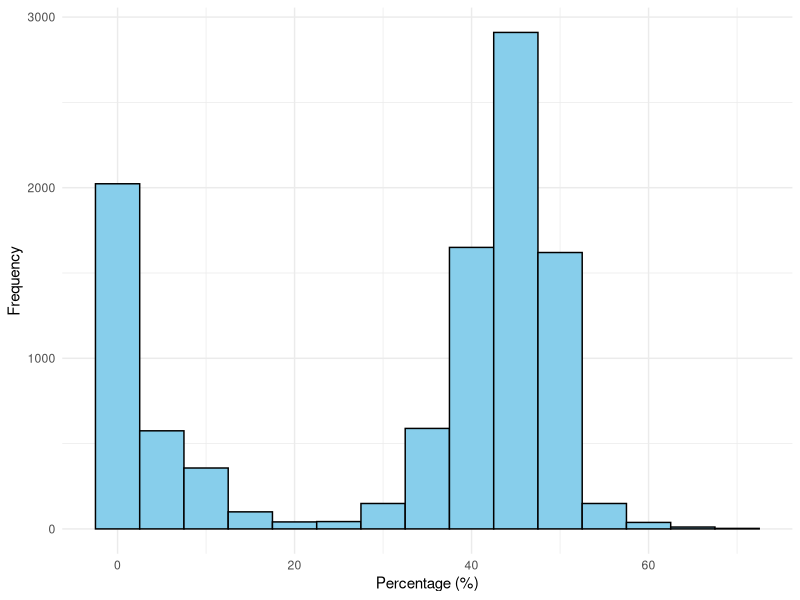
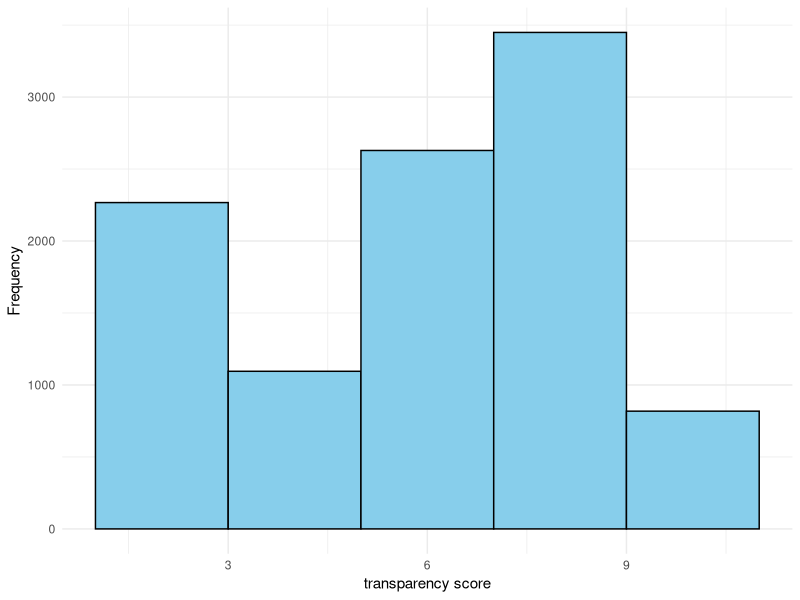
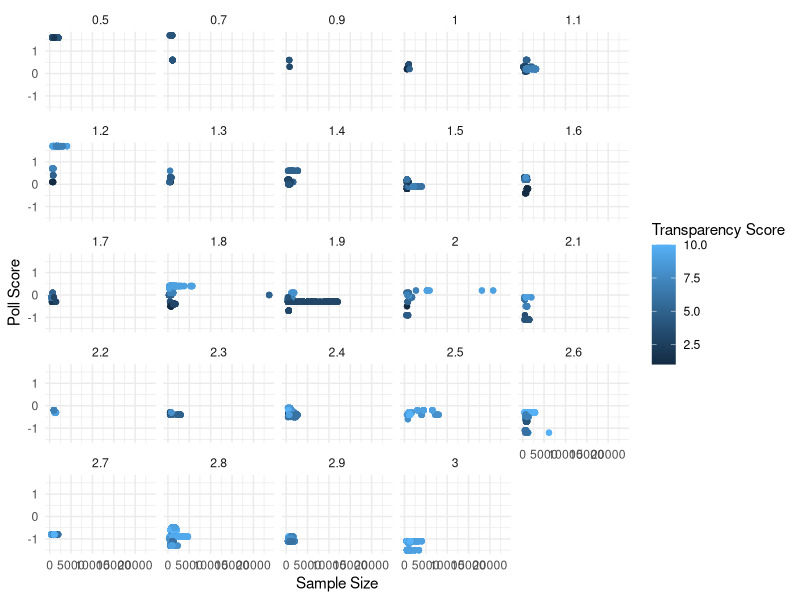
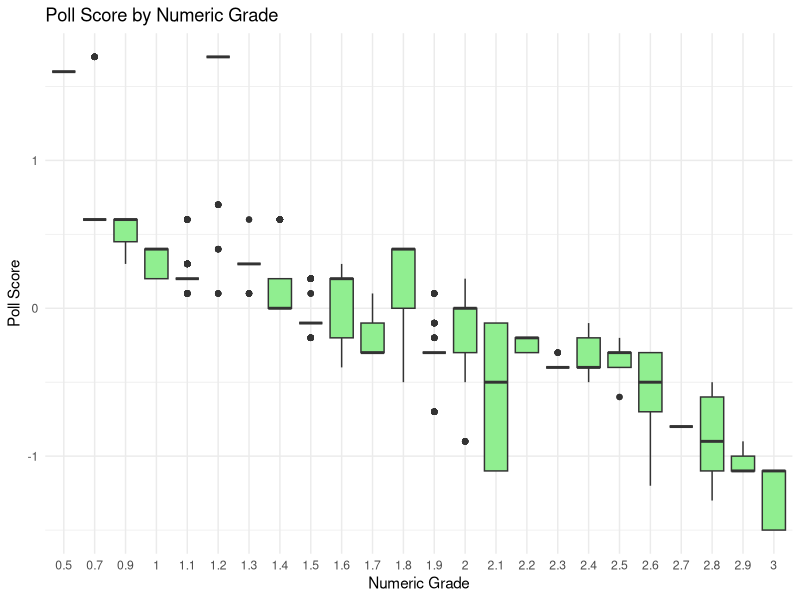
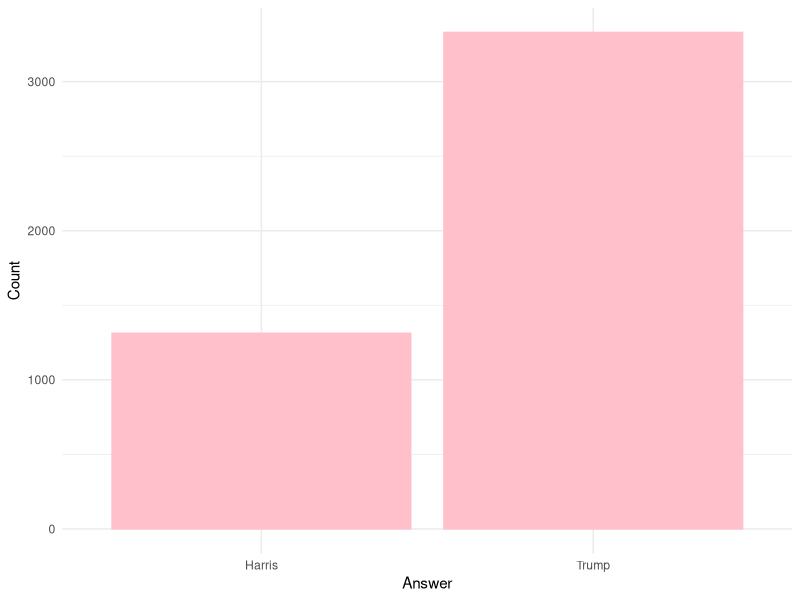
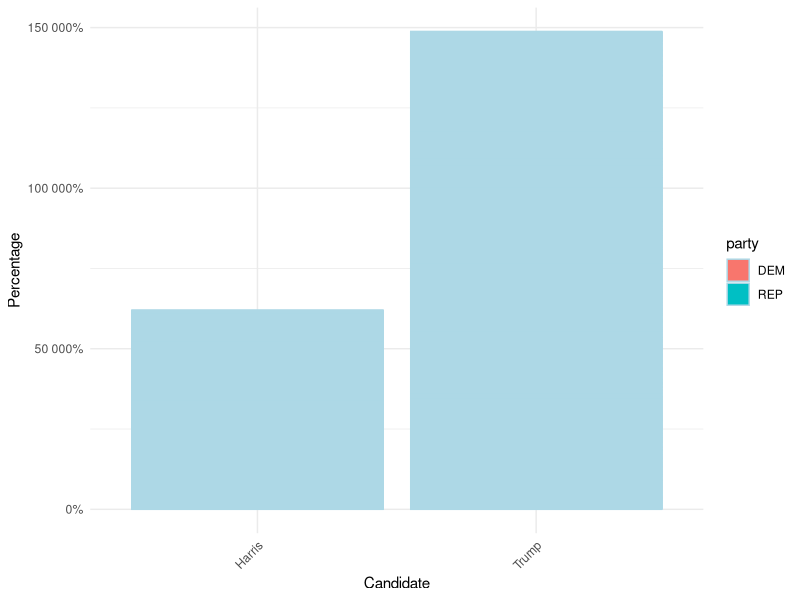
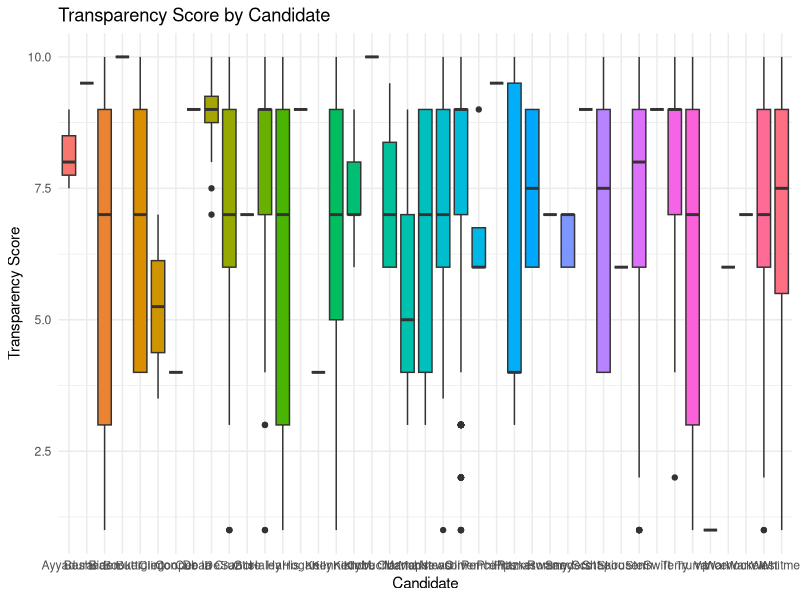
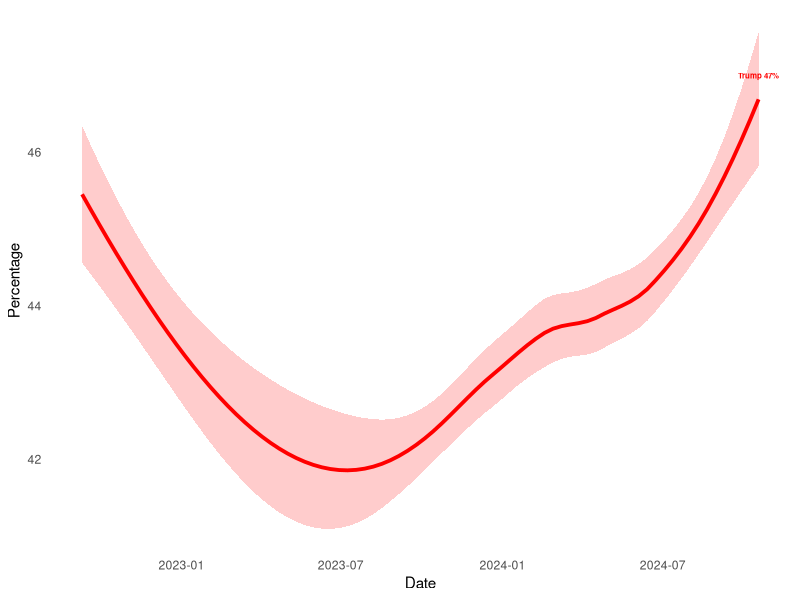

The R script that drew these images, in order:
## ---- chunk 1
#| include: false
#| warning: false
#| message: false

library(tidyverse)
library(readr)
library(dplyr)
library(knitr)

clean_data <- read_csv("../data/01-raw_data/clean_data.csv")
nyt_data <- read_csv("../data/02-analysis_data/NYT_data.csv")
cleaned_data <- read_csv("../data/02-analysis_data/cleaned_data.csv")
model_data <- read_csv("../data/02-analysis_data/cleaned_data.csv")
## ---- chunk 2
#| echo: false
#| eval: true
#| label: tbl-cleaned_data
#| tbl-cap: "Sample Cleaned Data"
#| warning: false

cleaned_data |>
  select(answer,pct,pollster,methodology,sample_size) |>      # Select the first 3 columns
  head(5) |>
  kable(
    col.names = c("Answer","Percentage","Pollster","Methodology","Sample Size"),  # Automatically get the first 3 column names to match data
    booktabs = TRUE
  )
## ---- chunk 3
#| label: fig-percentage
#| fig-cap: Distribution of Percentage
#| echo: false
#| warning: false
#| message: false
ggplot(cleaned_data, aes(x = pct)) +
  geom_histogram(binwidth = 5, fill = "skyblue", color = "black") +
  labs(x = "Percentage (%)", y = "Frequency") +
  theme_minimal()
## ---- chunk 4
#| label: fig-distribution_transparency_score
#| fig-cap: Distribution of transparency score
#| echo: false
#| warning: false
#| message: false
ggplot(cleaned_data, aes(x = transparency_score)) +
  geom_histogram(binwidth = 2, fill = "skyblue", color = "black") +
  labs(x = "transparency score", y = "Frequency") +
  theme_minimal()
## ---- chunk 5
#| label: fig-poll_score
#| fig-cap: Poll Score by Sample Size and Transparency Score
#| echo: false
#| warning: false
#| message: false
ggplot(cleaned_data, aes(x = sample_size, y = pollscore)) +
  geom_point(aes(color = transparency_score)) +
  facet_wrap(~ numeric_grade) +
  labs(x = "Sample Size", y = "Poll Score", color = "Transparency Score") +
  theme_minimal()
## ---- chunk 6
#| label: Poll Score by Numeric Grade
#| echo: false
#| warning: false
#| message: false
ggplot(cleaned_data, aes(x = factor(numeric_grade), y = pollscore)) +
  geom_boxplot(fill = "lightgreen") +
  labs(title = "Poll Score by Numeric Grade", x = "Numeric Grade", y = "Poll Score") +
  theme_minimal()

## ---- chunk 7
#| echo: false
#| warning: false
#| message: false
trump_data <- cleaned_data %>% filter(answer == "Trump")
trump_model <- lm(pct ~ pollscore + sample_size + numeric_grade + transparency_score, data = trump_data)
summary(trump_model)
## ---- chunk 8
#| echo: false
#| warning: false
#| message: false
harris_data <- model_data %>% filter(answer == "Harris")
harris_model <- lm(pct ~ pollscore + sample_size + numeric_grade + transparency_score, data = harris_data)
summary(harris_model)
## ---- chunk 9
#| label: fig-distribution_Answers
#| fig-cap: Distribution of Answers
#| echo: false
#| warning: false
#| message: false

ggplot(cleaned_data %>% filter(answer %in% c("Trump", "Harris")), aes(x = answer)) +
  geom_bar(fill = "pink", color = "pink") +
  labs(x = "Answer", y = "Count") +
  theme_minimal()
## ---- chunk 10
#| label: fig-histogram_pct
#| fig-cap: Percentage of Support for Each Candidate
#| echo: false
#| warning: false
#| message: false

ggplot(cleaned_data %>% filter(answer %in% c("Trump", "Harris")), aes(x = answer, y = pct, fill = party)) +
  geom_bar(stat = "identity", color = "lightblue") +
  labs( x = "Candidate", y = "Percentage") +
  theme_minimal() +
  scale_y_continuous(labels = scales::percent_format(scale = 1)) + # Converts y-axis to percentage format
  theme(axis.text.x = element_text(angle = 45, hjust = 1)) # Rotates x-axis labels
## ---- chunk 11
#| label: transparency score for each candidate
#| fig-cap: Percentage of Support for Each Candidate
#| echo: false
#| warning: false
#| message: false
ggplot(cleaned_data, aes(x = answer, y = transparency_score, fill = answer)) +
  geom_boxplot() +
  labs(title = "Transparency Score by Candidate", x = "Candidate", y = "Transparency Score") +
  theme_minimal() +
  theme(legend.position = "none")
## ---- chunk 12
#| label: fig-pct_overtime
#| fig-cap: Mean Percentage of Support for Trump and Harris over time
#| echo: false
#| warning: false
#| message: false
#| 
trump_data <- cleaned_data %>%
  filter(answer == "Trump") %>%
  mutate(end_date = mdy(end_date)) %>%  # Convert end_date to Date format
  group_by(end_date) %>%
  summarize(mean_pct = mean(pct, na.rm = TRUE))

ggplot(trump_data, aes(x = end_date, y = mean_pct)) +
  geom_smooth(method = "loess", color = "red", fill = "#FF7F7F", linetype = "solid", size = 1.3, se = TRUE, ) +
  annotate("text", 
           x = max(trump_data$end_date), 
           y = trump_data$mean_pct[which.max(trump_data$end_date)], 
           label = paste0("Trump ", round(trump_data$mean_pct[which.max(trump_data$end_date)], 1), "%"),
           color = "red", 
           fontface = "bold",
           size = 2) +
  labs(title = NULL, x = "Date", y = "Percentage") +
  theme_minimal() +
    theme(panel.grid.major = element_blank(),
        panel.grid.minor = element_blank())


## ---- chunk 13
#| echo: false
#| eval: true
#| label: tbl-nyt_data
#| tbl-cap: "Sample Siena/NYT Data"
#| warning: false

nyt_data |>
  select(everything()) |>
  head(5) |>
  kable(
    col.names = c("Pollster","Methodology","Population","Sample Size","Grade Rating","Pollscore"),
    booktabs = TRUE
  )
